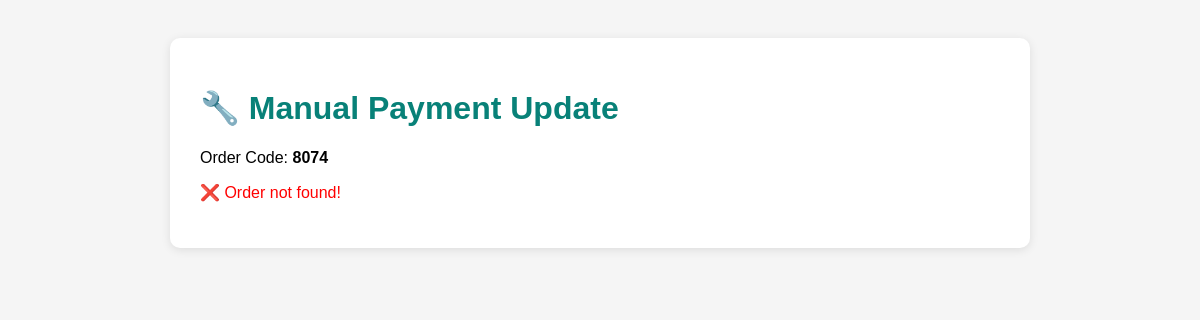
Page /manual_update_8074.php on the earlier database version.
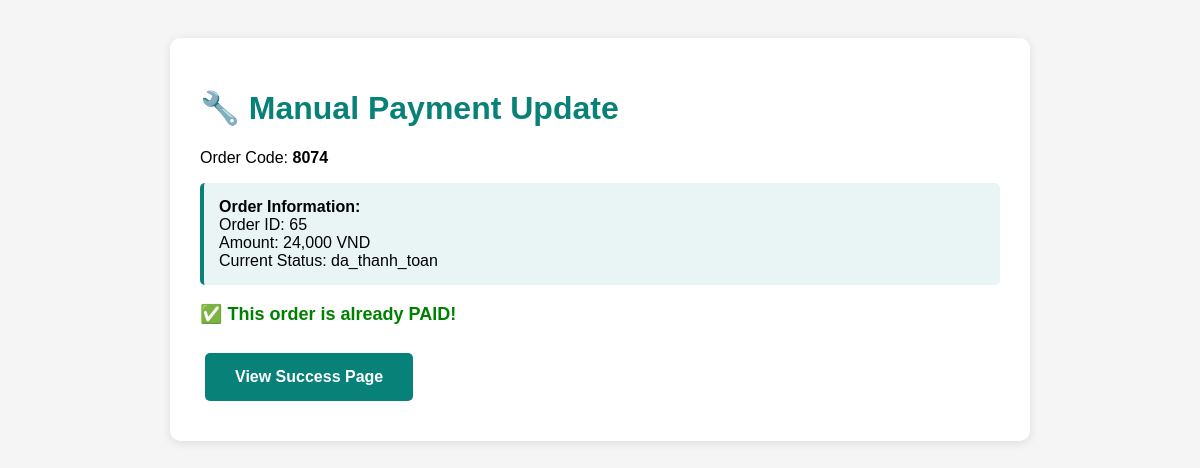
Same page on the later database version.
### tables this page shows
CREATE TABLE `don_hang` (
  `ma_donhang` bigint(20) NOT NULL,
  `ten_nguoinhan` varchar(50) NOT NULL,
  `diachi_nhan` varchar(250) NOT NULL,
  `email_nguoinhan` varchar(50) NOT NULL,
  `so_dienthoai` varchar(50) NOT NULL,
  `trangthai_thanhtoan` enum('chua_thanh_toan','da_thanh_toan') NOT NULL,
  `phuongthuc_thanhtoan` varchar(50) NOT NULL,
  `thanh_toan` varchar(50) NOT NULL,
  `tien_hang` double NOT NULL,
  `tien_ship` double NOT NULL,
  `tong_tien` double NOT NULL,
  `ma_user` bigint(20) NOT NULL,
  `created_at` timestamp NOT NULL DEFAULT current_timestamp() ON UPDATE current_timestamp(),
  `update_at` timestamp NOT NULL DEFAULT '0000-00-00 00:00:00',
  `trang_thai` enum('cho_xu_ly','xac_nhan','da_xuat_kho','da_nhap_kho','hoan_thanh','huy') DEFAULT 'cho_xu_ly',
  `order_code` varchar(10) NOT NULL
);

### manual_update_8074.php (the view, shortened to what this page needs)
<?php
$order_code = '8074';
echo "<html><head><meta charset='UTF-8'>";
echo "</head><body><div class='box'>";
echo "<h1>🔧 Manual Payment Update</h1>";
echo "<p>Order Code: <strong>{$order_code}</strong></p>";
try {
    $db = new Database();
    $conn = $db->getConnection();
    $stmt = $conn->prepare("SELECT * FROM don_hang WHERE order_code = ?");
    $stmt->execute(array($order_code));
    $order = $stmt->fetch();
    if (!$order) {
        echo "<p class='error'>❌ Order not found!</p>";
        exit;
    }
    echo "<div class='info'>";
    echo "<strong>Order Information:</strong><br>";
    echo "Order ID: " . $order['ma_donhang'] . "<br>";
    echo "Amount: " . number_format($order['tong_tien']) . " VND<br>";
    echo "Current Status: " . $order['trangthai_thanhtoan'] . "<br>";
    echo "</div>";
    if ($order['trangthai_thanhtoan'] == 'da_thanh_toan') {
        echo "<p class='success'>✅ This order is already PAID!</p>";
        echo "<a href='sepay-php-main/success_page.php?order_code={$order_code}' class='btn'>View Success Page</a>";
    }
} catch (Exception $e) {
    echo "<p class='error'>ERROR: " . $e->getMessage() . "</p>";
}
echo "</div></body></html>";
?>

Differences in the rows shown:
added don_hang: ma_donhang "65", tong_tien "24,000", trangthai_thanhtoan "da_thanh_toan"
Other differences:
text no longer shown: "❌ Order not found!"
text now shown: "Order Information: Order ID: Amount: VND Current Status: ✅ This order is already PAID! View Success Page"
